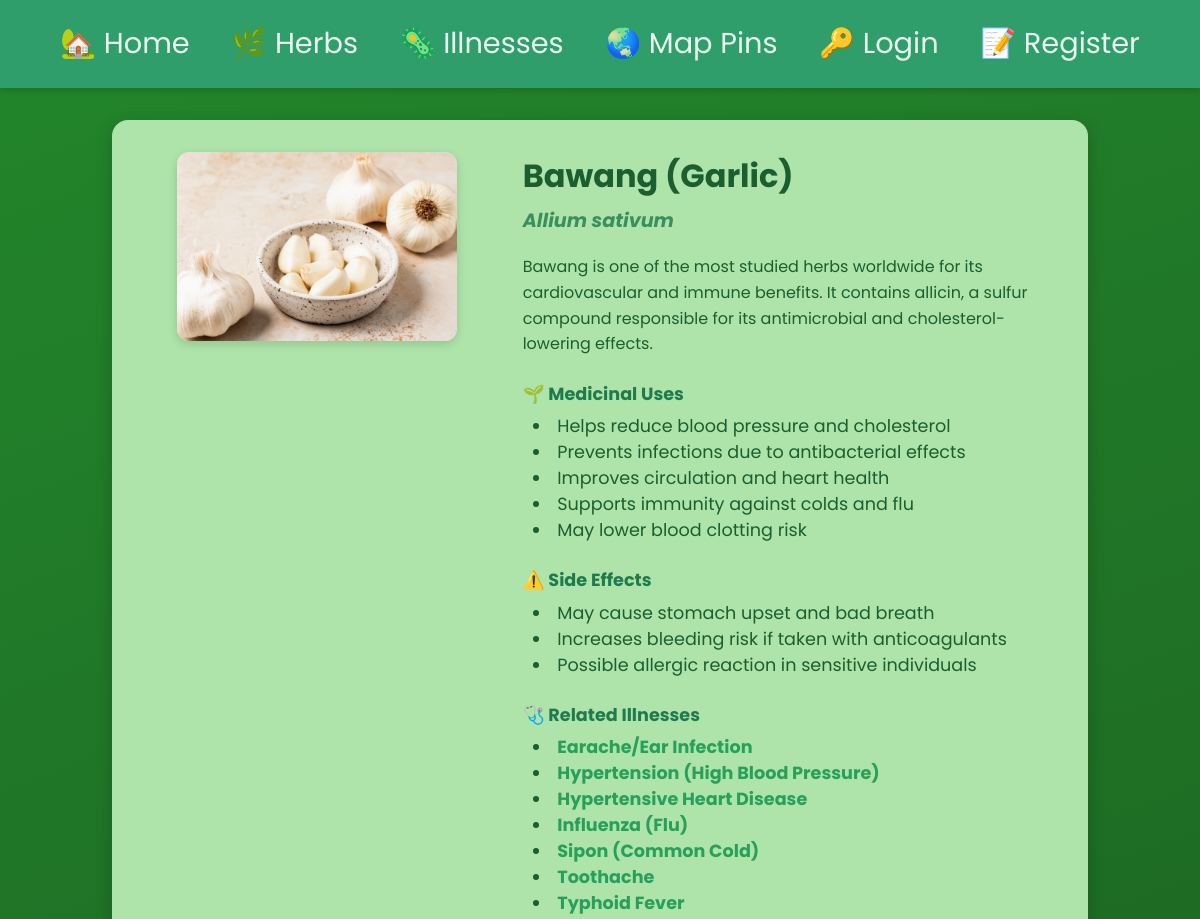
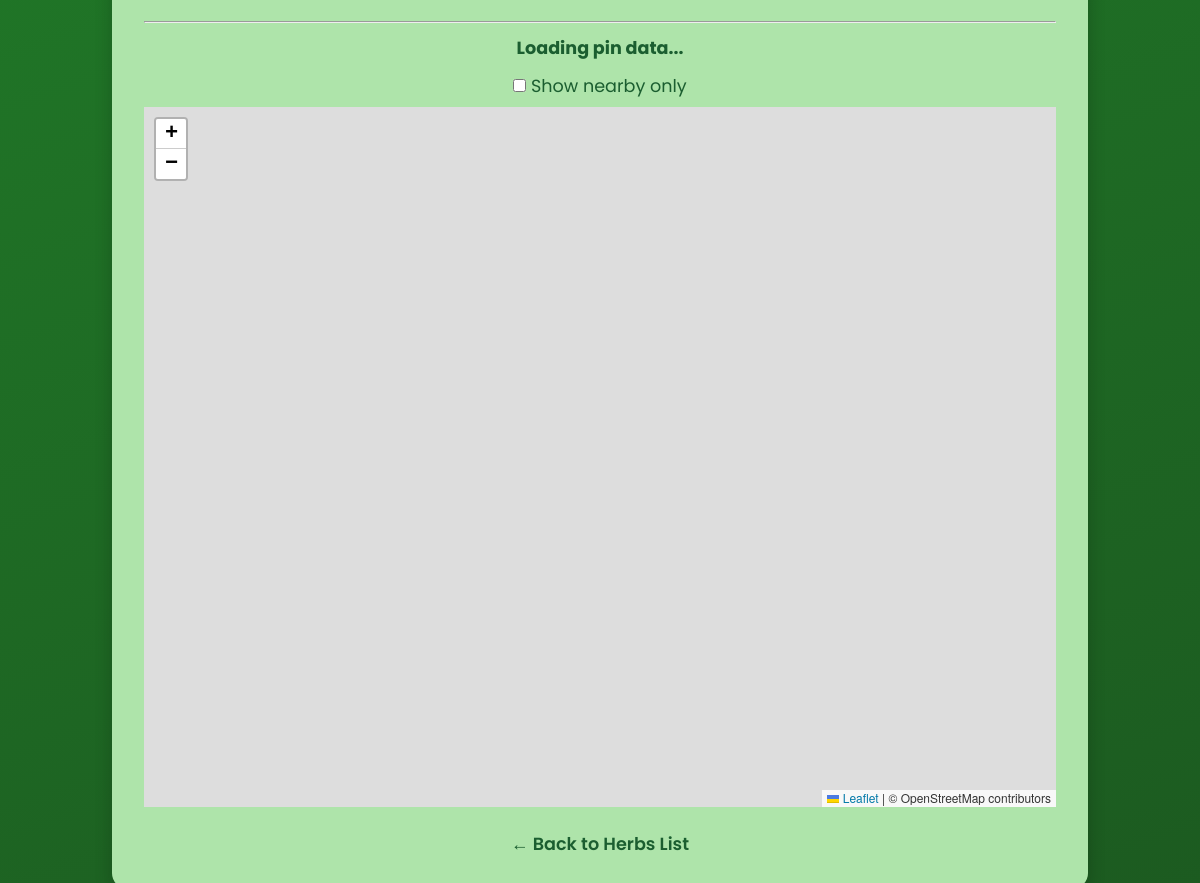
The app's page /herbs/bawang-garlic with its own data (2 pictures, top to bottom).
### app_herbs/models.py (models this page shows, shortened)
class Herb(models.Model): # Model to represent an herb with its details
    id = models.AutoField(primary_key=True) # Unique identifier for each herb
    name = models.CharField(max_length=100)
    scientific_name = models.CharField(max_length=200, blank=True, null=True)
    description = models.TextField()
    medicinal_uses = models.TextField()
    side_effects = models.TextField(blank=True, null=True)
    image = models.ImageField(upload_to=herb_image_upload_to, default='default.jpg', blank=True)
    slug = models.SlugField(unique=True) # URL-friendly identifier for the herb

### app_illnesses/models.py (models this page shows, shortened)
class Illness(models.Model): # Model to represent an illness with its details
    id = models.AutoField(primary_key=True) # Unique identifier for each illness
    name = models.CharField(max_length=100)
    description = models.TextField()
    symptoms = models.TextField()
    recommended_herbs = models.ManyToManyField('app_herbs.Herb', related_name='related_illnesses', blank=True)
    image = models.ImageField(upload_to=illness_image_upload_to, default='default.jpg', blank=True)
    slug = models.SlugField(unique=True) # URL-friendly identifier for the illness

### app_herbs/views.py (the view)
# urls.py: path('<slug:slug>', views.herb_page, name="herb_page"), # Dynamic URL for individual herb pages
def herb_page(request, slug):
    herb = get_object_or_404(Herb, slug=slug)  # Fetch the herb object based on the provided slug
    return render(request, 'herbs/herb_page.html', {'herb': herb}) # Render the herb page template with the herb context

### app_herbs/templates/herbs/herb_page.html (shortened to what this page needs)
{% extends 'layout.html' %}
{% block content %}
<section class="herb-details-section">
    <div class="herb-card-large">
        <div class="herb-image-container">
            <img id="herb-image" src="{{ herb.image.url }}" alt="{{ herb.name }}">
        </div>
        <div class="herb-info">
            <h2 class="herb-name">{{ herb.name }}</h2>
            {% if herb.scientific_name %}
                <h3 class="herb-scientific">{{ herb.scientific_name }}</h3>
            {% endif %}
            <p class="herb-description">{{ herb.description|safe }}</p>
            <div class="herb-section">
                <h4>🌱 Medicinal Uses</h4>
                <p>{{ herb.medicinal_uses|safe }}</p>
            </div>
            {% if herb.side_effects %}
            <div class="herb-section">
                <h4>⚠️ Side Effects</h4>
                <p>{{ herb.side_effects|safe }}</p>
            </div>
            {% endif %}
            <div class="herb-section">
                <h4>🩺 Related Illnesses</h4>
                <ul style="margin:0; padding-left:10px; list-style-position:inside;">
                    {% for illness in herb.related_illnesses.all %}
                        <li>
                            <b>
                                <a href="{% url 'illnesses:illness_page' illness.slug %}">
                                    {{ illness.name }}
                                </a>
                            </b>
                        </li>
                    {% empty %}
                        <li>No related illnesses available.</li>
                    {% endfor %}
                </ul>
            </div>
        </div>
    </div>
    <hr>
    <div style="margin:12px 0;">
        <strong id="pin-count-label">
            Loading pin data...
        </strong>
    </div>
    <div style="margin:8px 0;">
        <label>
            <input type="checkbox" id="toggle-location">
            Show nearby only
        </label>
    </div>
    <div id="herb-map" style="width:100%; height:700px;"></div>
    <a href="{% url 'herbs:herbs_list' %}" class="back-link">← Back to Herbs List</a>
</section>
{% endblock %}

### static/css/styles.css (style rules this page uses)
* { margin: 0; padding: 0; box-sizing: border-box; }
html { scroll-behavior: smooth; }
body { min-height: 100vh; background: linear-gradient(160deg, rgb(34, 134, 43), rgb(28, 90, 32)); color: #f5f5f5; font-family: "Poppins", Arial, sans-serif; font-size: 1.1rem; display: flex; flex-direction: column; }
p { line-height: 1.6; max-width: 600px; margin: 0 auto; }
a { color: #27a05b; text-decoration: none; transition: opacity 0.2s ease; }
.herb-details-section { max-width: 1000px; margin: 2rem auto 3rem; padding: 2rem; background-color: #aee4aa; border-radius: 16px; color: #1b5e30; box-shadow: 0 6px 18px rgba(0, 0, 0, 0.2); }
.herb-card-large { display: flex; flex-wrap: wrap; align-items: flex-start; gap: 2rem; }
.herb-image-container { flex: 1 1 280px; text-align: center; }
.herb-image-container img { width: 100%; max-width: 280px; border-radius: 12px; object-fit: contain; box-shadow: 0 3px 10px rgba(0, 0, 0, 0.15); }
.herb-info { flex: 2 1 400px; text-align: left; }
.herb-name { font-size: 2rem; color: #1b5e30; margin-bottom: 0.4rem; }
.herb-scientific { font-size: 1.2rem; font-style: italic; color: #3a8f5e; margin-bottom: 1.2rem; }
.herb-description { font-size: 1rem; margin-bottom: 1.5rem; line-height: 1.6; }
.herb-section { margin-bottom: 1.5rem; }
.herb-section h4 { font-size: 1.1rem; color: #1f7a4d; margin-bottom: 0.4rem; }
.back-link { display: inline-block; margin-top: 1.5rem; font-weight: 600; color: #1b5e30; text-decoration: none; transition: color 0.2s ease; }
#herb-image { cursor: pointer; transition: transform 0.3s ease; }

### records on screen
Herb: image (picture), name "Bawang (Garlic)", scientific_name "Allium sativum", description "Bawang is one of the most studied herbs worldwide for its cardiovascular and immune benefits. It contains allicin, a sulfur compound responsible for its antimicrobial and cholesterol-lowering effects.", medicinal_uses "Helps reduce blood pressure and cholesterol Prevents infections due to antibacterial effects Improves circulation and heart health Supports immunity against colds and flu May lower blood clotting risk", side_effects "May cause stomach upset and bad breath Increases bleeding risk if taken with anticoagulants Possible allergic reaction in sensitive individuals"
Illness: name "Earache/Ear Infection"
Illness: name "Hypertension (High Blood Pressure)"
Illness: name "Hypertensive Heart Disease"
Illness: name "Influenza (Flu)"
Illness: name "Sipon (Common Cold)"
Illness: name "Toothache"
Illness: name "Typhoid Fever"
